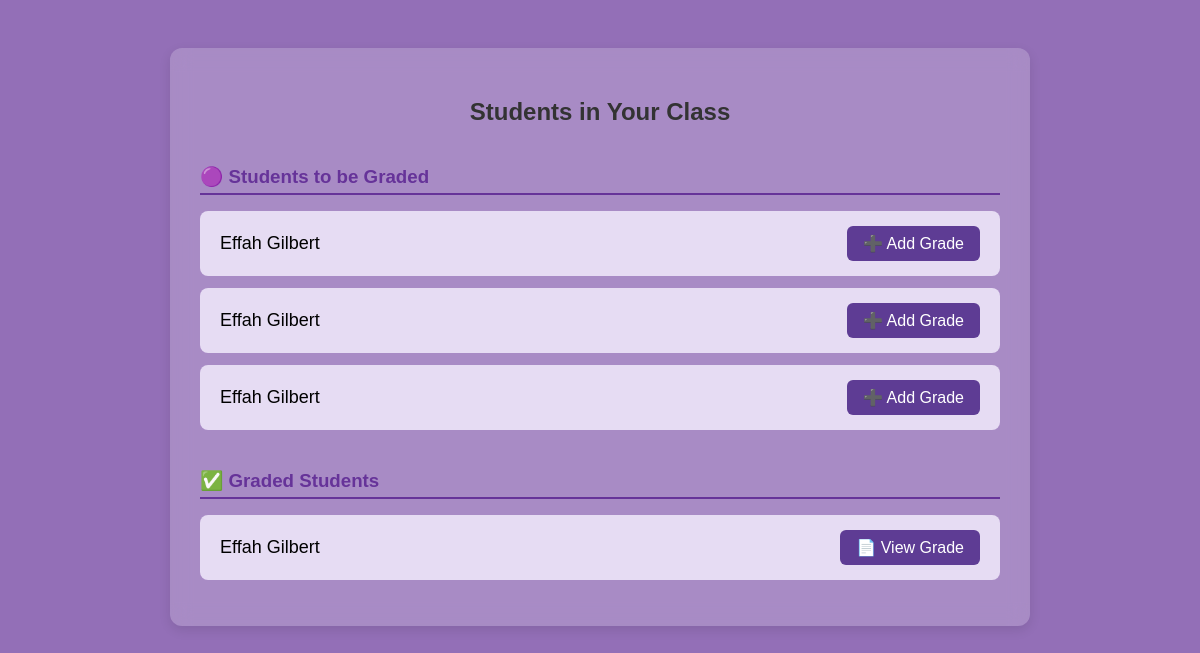
Page /class-view/ (signed in) on the committed database.
### mainApp/models.py (models this page shows)
class Student(models.Model):
    student_id = models.AutoField(primary_key=True)
    student_f_name = models.CharField(max_length=250)
    student_l_name = models.CharField(max_length=250)
    class_name = models.ForeignKey(ClassName,on_delete=models.DO_NOTHING)
    conduct = models.CharField(max_length=450, blank=True, null=True)
    remarks = models.CharField(max_length=450, blank=True, null=True)
    attendance = models.CharField(max_length=250, blank=True, null=True)
    interest = models.CharField(max_length=250, blank=True, null=True)
    graded = models.BooleanField(blank=True, null=True)
    class Meta:
        managed = True
        db_table = 'student'

### mainApp/views.py (the view)
# urls.py: path("class-view/",class_view,name="class_view"),
def class_view(request):
    class_= ClassName.objects.get(teacher=request.user.id)
    students = Student.objects.filter(class_name=class_)
    return render(request, 'class.html', {'students': students})

### mainApp/templates/class.html (shortened to what this page needs)
<!DOCTYPE html>
<html lang="en">
<head>
</head>
<body>
    <div class="container">
        <h2>Students in Your Class</h2>
        <h3>🟣 Students to be Graded</h3>
        <ul class="student-list">
            {% for student in students %}
                {% if not student.graded %}
                    <li class="student-item">
                        <span class="student-name">{{ student.student_f_name }} {{ student.student_l_name }}</span>
                        <a href="{% url 'add_grade' student.student_id %}" class="grade-btn">➕ Add Grade</a>
                    </li>
                {% endif %}
            {% empty %}
                <li>No students found.</li>
            {% endfor %}
        </ul>
        <h3>✅ Graded Students</h3>
        <ul class="student-list">
            {% for student in students %}
                {% if student.graded %}
                    <li class="student-item">
                        <span class="student-name">{{ student.student_f_name }} {{ student.student_l_name }}</span>
<a href="{% url 'view_grade' student.student_id %}" class="grade-btn">📄 View Grade</a>                    </li>
                {% endif %}
            {% endfor %}
        </ul>
    </div>
</body>
</html>

### mainApp/templates/class.html (style rules this page uses)
body { font-family: Arial, sans-serif; background: rgba(102, 51, 153, 0.7); padding: 40px; }
.container { max-width: 800px; margin: 0 auto; background: rgba(255, 255, 255, 0.2); backdrop-filter: blur(10px); padding: 30px; border-radius: 12px; box-shadow: 0 4px 12px rgba(0,0,0,0.1); }
h2 { text-align: center; color: #333; margin-bottom: 30px; }
h3 { color: rebeccapurple; margin-top: 40px; margin-bottom: 15px; border-bottom: 2px solid rebeccapurple; padding-bottom: 5px; }
.student-list { list-style: none; padding: 0; }
.student-item { display: flex; justify-content: space-between; align-items: center; background-color: #e6dcf3; padding: 15px 20px; margin-bottom: 12px; border-radius: 8px; }
.student-name { font-size: 18px; font-weight: 500; }
.grade-btn { padding: 8px 16px; background-color: #5e3c94; color: white; text-decoration: none; border-radius: 6px; transition: background-color 0.3s ease; }

### rows in the picture
Student: student_f_name "Effah", student_l_name "Gilbert"
Student: student_f_name "Effah", student_l_name "Gilbert"
Student: student_f_name "Effah", student_l_name "Gilbert"
Student: student_f_name "Effah", student_l_name "Gilbert"
